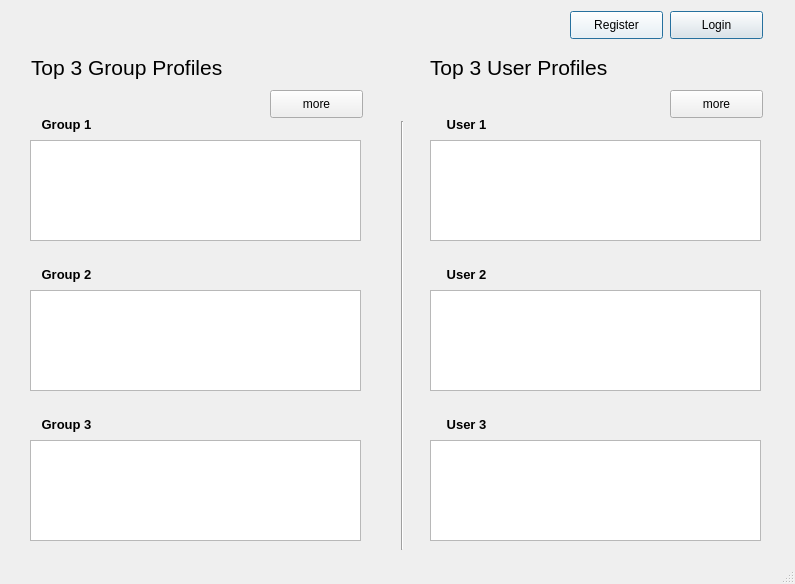
<?xml version="1.0" encoding="UTF-8"?>
<ui version="4.0">
 <class>topRatedProfileMain</class>
 <widget class="QMainWindow" name="topRatedProfileMain">
  <property name="geometry">
   <rect>
    <x>0</x>
    <y>0</y>
    <width>795</width>
    <height>584</height>
   </rect>
  </property>
  <property name="windowTitle">
   <string>TeamMe Home Browser</string>
  </property>
  <property name="autoFillBackground">
   <bool>false</bool>
  </property>
  <property name="unifiedTitleAndToolBarOnMac">
   <bool>false</bool>
  </property>
  <widget class="QWidget" name="centralwidget">
   <widget class="QPushButton" name="pushButton">
    <property name="geometry">
     <rect>
      <x>270</x>
      <y>90</y>
      <width>93</width>
      <height>28</height>
     </rect>
    </property>
    <property name="text">
     <string>more</string>
    </property>
   </widget>
   <widget class="QPushButton" name="pushButton_2">
    <property name="geometry">
     <rect>
      <x>670</x>
      <y>90</y>
      <width>93</width>
      <height>28</height>
     </rect>
    </property>
    <property name="text">
     <string>more</string>
    </property>
   </widget>
   <widget class="QPushButton" name="buttonRegister">
    <property name="geometry">
     <rect>
      <x>570</x>
      <y>11</y>
      <width>93</width>
      <height>28</height>
     </rect>
    </property>
    <property name="sizePolicy">
     <sizepolicy hsizetype="Maximum" vsizetype="Fixed">
      <horstretch>0</horstretch>
      <verstretch>0</verstretch>
     </sizepolicy>
    </property>
    <property name="minimumSize">
     <size>
      <width>50</width>
      <height>28</height>
     </size>
    </property>
    <property name="palette">
     <palette>
      <active>
       <colorrole role="WindowText">
        <brush brushstyle="SolidPattern">
         <color alpha="255">
          <red>0</red>
          <green>0</green>
          <blue>0</blue>
         </color>
        </brush>
       </colorrole>
       <colorrole role="Button">
        <brush brushstyle="SolidPattern">
         <color alpha="255">
          <red>255</red>
          <green>255</green>
          <blue>255</blue>
         </color>
        </brush>
       </colorrole>
       <colorrole role="Light">
        <brush brushstyle="SolidPattern">
         <color alpha="255">
          <red>255</red>
          <green>255</green>
          <blue>255</blue>
         </color>
        </brush>
       </colorrole>
       <colorrole role="Midlight">
        <brush brushstyle="SolidPattern">
         <color alpha="255">
          <red>255</red>
          <green>255</green>
          <blue>255</blue>
         </color>
        </brush>
       </colorrole>
       <colorrole role="Dark">
        <brush brushstyle="SolidPattern">
         <color alpha="255">
          <red>127</red>
          <green>127</green>
          <blue>127</blue>
         </color>
        </brush>
       </colorrole>
       <colorrole role="Mid">
        <brush brushstyle="SolidPattern">
         <color alpha="255">
          <red>170</red>
          <green>170</green>
          <blue>170</blue>
         </color>
        </brush>
       </colorrole>
       <colorrole role="Text">
        <brush brushstyle="SolidPattern">
         <color alpha="255">
          <red>0</red>
          <green>0</green>
          <blue>0</blue>
         </color>
        </brush>
       </colorrole>
       <colorrole role="BrightText">
        <brush brushstyle="SolidPattern">
         <color alpha="255">
          <red>255</red>
          <green>255</green>
          <blue>255</blue>
         </color>
        </brush>
       </colorrole>
       <colorrole role="ButtonText">
        <brush brushstyle="SolidPattern">
         <color alpha="255">
          <red>0</red>
          <green>0</green>
          <blue>0</blue>
         </color>
        </brush>
       </colorrole>
       <colorrole role="Base">
        <brush brushstyle="SolidPattern">
         <color alpha="255">
          <red>255</red>
          <green>255</green>
          <blue>255</blue>
         </color>
        </brush>
       </colorrole>
       <colorrole role="Window">
        <brush brushstyle="SolidPattern">
         <color alpha="255">
          <red>255</red>
          <green>255</green>
          <blue>255</blue>
         </color>
        </brush>
       </colorrole>
       <colorrole role="Shadow">
        <brush brushstyle="SolidPattern">
         <color alpha="255">
          <red>0</red>
          <green>0</green>
          <blue>0</blue>
         </color>
        </brush>
       </colorrole>
       <colorrole role="AlternateBase">
        <brush brushstyle="SolidPattern">
         <color alpha="255">
          <red>255</red>
          <green>255</green>
          <blue>255</blue>
         </color>
        </brush>
       </colorrole>
       <colorrole role="ToolTipBase">
        <brush brushstyle="SolidPattern">
         <color alpha="255">
          <red>255</red>
          <green>255</green>
          <blue>220</blue>
         </color>
        </brush>
       </colorrole>
       <colorrole role="ToolTipText">
        <brush brushstyle="SolidPattern">
         <color alpha="255">
          <red>0</red>
          <green>0</green>
          <blue>0</blue>
         </color>
        </brush>
       </colorrole>
       <colorrole role="PlaceholderText">
        <brush brushstyle="SolidPattern">
         <color alpha="128">
          <red>0</red>
          <green>0</green>
          <blue>0</blue>
         </color>
        </brush>
       </colorrole>
      </active>
      <inactive>
       <colorrole role="WindowText">
        <brush brushstyle="SolidPattern">
         <color alpha="255">
          <red>0</red>
          <green>0</green>
          <blue>0</blue>
         </color>
        </brush>
       </colorrole>
       <colorrole role="Button">
        <brush brushstyle="SolidPattern">
         <color alpha="255">
          <red>255</red>
          <green>255</green>
          <blue>255</blue>
         </color>
        </brush>
       </colorrole>
       <colorrole role="Light">
        <brush brushstyle="SolidPattern">
         <color alpha="255">
          <red>255</red>
          <green>255</green>
          <blue>255</blue>
         </color>
        </brush>
       </colorrole>
       <colorrole role="Midlight">
        <brush brushstyle="SolidPattern">
         <color alpha="255">
          <red>255</red>
          <green>255</green>
          <blue>255</blue>
         </color>
        </brush>
       </colorrole>
       <colorrole role="Dark">
        <brush brushstyle="SolidPattern">
         <color alpha="255">
          <red>127</red>
          <green>127</green>
          <blue>127</blue>
         </color>
        </brush>
       </colorrole>
       <colorrole role="Mid">
        <brush brushstyle="SolidPattern">
         <color alpha="255">
          <red>170</red>
          <green>170</green>
          <blue>170</blue>
         </color>
        </brush>
       </colorrole>
       <colorrole role="Text">
        <brush brushstyle="SolidPattern">
         <color alpha="255">
          <red>0</red>
          <green>0</green>
          <blue>0</blue>
         </color>
        </brush>
       </colorrole>
       <colorrole role="BrightText">
        <brush brushstyle="SolidPattern">
         <color alpha="255">
          <red>255</red>
          <green>255</green>
          <blue>255</blue>
         </color>
        </brush>
       </colorrole>
       <colorrole role="ButtonText">
        <brush brushstyle="SolidPattern">
         <color alpha="255">
          <red>0</red>
          <green>0</green>
          <blue>0</blue>
         </color>
        </brush>
       </colorrole>
       <colorrole role="Base">
        <brush brushstyle="SolidPattern">
         <color alpha="255">
          <red>255</red>
          <green>255</green>
          <blue>255</blue>
         </color>
        </brush>
       </colorrole>
       <colorrole role="Window">
        <brush brushstyle="SolidPattern">
         <color alpha="255">
          <red>255</red>
          <green>255</green>
          <blue>255</blue>
         </color>
        </brush>
       </colorrole>
       <colorrole role="Shadow">
        <brush brushstyle="SolidPattern">
         <color alpha="255">
          <red>0</red>
          <green>0</green>
          <blue>0</blue>
         </color>
        </brush>
       </colorrole>
       <colorrole role="AlternateBase">
        <brush brushstyle="SolidPattern">
         <color alpha="255">
          <red>255</red>
          <green>255</green>
          <blue>255</blue>
         </color>
        </brush>
       </colorrole>
       <colorrole role="ToolTipBase">
        <brush brushstyle="SolidPattern">
         <color alpha="255">
          <red>255</red>
          <green>255</green>
          <blue>220</blue>
         </color>
        </brush>
       </colorrole>
       <colorrole role="ToolTipText">
        <brush brushstyle="SolidPattern">
         <color alpha="255">
          <red>0</red>
          <green>0</green>
          <blue>0</blue>
         </color>
        </brush>
       </colorrole>
       <colorrole role="PlaceholderText">
        <brush brushstyle="SolidPattern">
         <color alpha="128">
          <red>0</red>
          <green>0</green>
          <blue>0</blue>
         </color>
        </brush>
       </colorrole>
      </inactive>
      <disabled>
       <colorrole role="WindowText">
        <brush brushstyle="SolidPattern">
         <color alpha="255">
          <red>127</red>
          <green>127</green>
          <blue>127</blue>
         </color>
        </brush>
       </colorrole>
       <colorrole role="Button">
        <brush brushstyle="SolidPattern">
         <color alpha="255">
          <red>255</red>
          <green>255</green>
          <blue>255</blue>
         </color>
        </brush>
       </colorrole>
       <colorrole role="Light">
        <brush brushstyle="SolidPattern">
         <color alpha="255">
          <red>255</red>
          <green>255</green>
          <blue>255</blue>
         </color>
        </brush>
       </colorrole>
       <colorrole role="Midlight">
        <brush brushstyle="SolidPattern">
         <color alpha="255">
          <red>255</red>
          <green>255</green>
          <blue>255</blue>
         </color>
        </brush>
       </colorrole>
       <colorrole role="Dark">
        <brush brushstyle="SolidPattern">
         <color alpha="255">
          <red>127</red>
          <green>127</green>
          <blue>127</blue>
         </color>
        </brush>
       </colorrole>
       <colorrole role="Mid">
        <brush brushstyle="SolidPattern">
         <color alpha="255">
          <red>170</red>
          <green>170</green>
          <blue>170</blue>
         </color>
        </brush>
       </colorrole>
       <colorrole role="Text">
        <brush brushstyle="SolidPattern">
         <color alpha="255">
          <red>127</red>
          <green>127</green>
          <blue>127</blue>
         </color>
        </brush>
       </colorrole>
       <colorrole role="BrightText">
        <brush brushstyle="SolidPattern">
         <color alpha="255">
          <red>255</red>
          <green>255</green>
          <blue>255</blue>
         </color>
        </brush>
       </colorrole>
       <colorrole role="ButtonText">
        <brush brushstyle="SolidPattern">
         <color alpha="255">
          <red>127</red>
          <green>127</green>
          <blue>127</blue>
         </color>
        </brush>
       </colorrole>
       <colorrole role="Base">
        <brush brushstyle="SolidPattern">
         <color alpha="255">
          <red>255</red>
          <green>255</green>
          <blue>255</blue>
         </color>
        </brush>
       </colorrole>
       <colorrole role="Window">
        <brush brushstyle="SolidPattern">
         <color alpha="255">
          <red>255</red>
          <green>255</green>
          <blue>255</blue>
         </color>
        </brush>
       </colorrole>
       <colorrole role="Shadow">
        <brush brushstyle="SolidPattern">
         <color alpha="255">
          <red>0</red>
          <green>0</green>
          <blue>0</blue>
         </color>
        </brush>
       </colorrole>
       <colorrole role="AlternateBase">
        <brush brushstyle="SolidPattern">
         <color alpha="255">
          <red>255</red>
          <green>255</green>
          <blue>255</blue>
         </color>
        </brush>
       </colorrole>
       <colorrole role="ToolTipBase">
        <brush brushstyle="SolidPattern">
         <color alpha="255">
          <red>255</red>
          <green>255</green>
          <blue>220</blue>
         </color>
        </brush>
       </colorrole>
       <colorrole role="ToolTipText">
        <brush brushstyle="SolidPattern">
         <color alpha="255">
          <red>0</red>
          <green>0</green>
          <blue>0</blue>
         </color>
        </brush>
       </colorrole>
       <colorrole role="PlaceholderText">
        <brush brushstyle="SolidPattern">
         <color alpha="128">
          <red>0</red>
          <green>0</green>
          <blue>0</blue>
         </color>
        </brush>
       </colorrole>
      </disabled>
     </palette>
    </property>
    <property name="text">
     <string>Register</string>
    </property>
    <property name="autoDefault">
     <bool>false</bool>
    </property>
    <property name="default">
     <bool>true</bool>
    </property>
    <property name="flat">
     <bool>false</bool>
    </property>
   </widget>
   <widget class="QLabel" name="label">
    <property name="geometry">
     <rect>
      <x>31</x>
      <y>51</y>
      <width>245</width>
      <height>33</height>
     </rect>
    </property>
    <property name="font">
     <font>
      <pointsize>16</pointsize>
     </font>
    </property>
    <property name="autoFillBackground">
     <bool>false</bool>
    </property>
    <property name="text">
     <string>Top 3 Group Profiles</string>
    </property>
   </widget>
   <widget class="QLabel" name="topUserLabel">
    <property name="geometry">
     <rect>
      <x>430</x>
      <y>51</y>
      <width>226</width>
      <height>33</height>
     </rect>
    </property>
    <property name="font">
     <font>
      <pointsize>16</pointsize>
     </font>
    </property>
    <property name="text">
     <string>Top 3 User Profiles</string>
    </property>
   </widget>
   <widget class="QPushButton" name="buttonLogin">
    <property name="geometry">
     <rect>
      <x>670</x>
      <y>11</y>
      <width>93</width>
      <height>28</height>
     </rect>
    </property>
    <property name="minimumSize">
     <size>
      <width>93</width>
      <height>28</height>
     </size>
    </property>
    <property name="text">
     <string>Login</string>
    </property>
    <property name="default">
     <bool>true</bool>
    </property>
   </widget>
   <widget class="QTextBrowser" name="group1_textBrowser">
    <property name="geometry">
     <rect>
      <x>30</x>
      <y>140</y>
      <width>331</width>
      <height>101</height>
     </rect>
    </property>
   </widget>
   <widget class="QTextBrowser" name="group2_textBrowser">
    <property name="geometry">
     <rect>
      <x>30</x>
      <y>290</y>
      <width>331</width>
      <height>101</height>
     </rect>
    </property>
   </widget>
   <widget class="QTextBrowser" name="group3_textBrowser">
    <property name="geometry">
     <rect>
      <x>30</x>
      <y>440</y>
      <width>331</width>
      <height>101</height>
     </rect>
    </property>
   </widget>
   <widget class="QTextBrowser" name="user1_textBrowser">
    <property name="geometry">
     <rect>
      <x>430</x>
      <y>140</y>
      <width>331</width>
      <height>101</height>
     </rect>
    </property>
   </widget>
   <widget class="QTextBrowser" name="user2_textBrowser">
    <property name="geometry">
     <rect>
      <x>430</x>
      <y>290</y>
      <width>331</width>
      <height>101</height>
     </rect>
    </property>
   </widget>
   <widget class="QTextBrowser" name="user3_textBrowser">
    <property name="geometry">
     <rect>
      <x>430</x>
      <y>440</y>
      <width>331</width>
      <height>101</height>
     </rect>
    </property>
   </widget>
   <widget class="Line" name="line">
    <property name="geometry">
     <rect>
      <x>394</x>
      <y>121</y>
      <width>16</width>
      <height>429</height>
     </rect>
    </property>
    <property name="orientation">
     <enum>Qt::Vertical</enum>
    </property>
   </widget>
   <widget class="QPushButton" name="group2_button">
    <property name="geometry">
     <rect>
      <x>20</x>
      <y>260</y>
      <width>93</width>
      <height>28</height>
     </rect>
    </property>
    <property name="font">
     <font>
      <pointsize>10</pointsize>
      <weight>75</weight>
      <bold>true</bold>
     </font>
    </property>
    <property name="text">
     <string>Group 2</string>
    </property>
    <property name="flat">
     <bool>true</bool>
    </property>
   </widget>
   <widget class="QPushButton" name="user2_button">
    <property name="geometry">
     <rect>
      <x>420</x>
      <y>260</y>
      <width>93</width>
      <height>28</height>
     </rect>
    </property>
    <property name="font">
     <font>
      <pointsize>10</pointsize>
      <weight>75</weight>
      <bold>true</bold>
     </font>
    </property>
    <property name="text">
     <string>User 2</string>
    </property>
    <property name="flat">
     <bool>true</bool>
    </property>
   </widget>
   <widget class="QPushButton" name="group3_button">
    <property name="geometry">
     <rect>
      <x>20</x>
      <y>410</y>
      <width>93</width>
      <height>28</height>
     </rect>
    </property>
    <property name="font">
     <font>
      <pointsize>10</pointsize>
      <weight>75</weight>
      <bold>true</bold>
     </font>
    </property>
    <property name="text">
     <string>Group 3</string>
    </property>
    <property name="flat">
     <bool>true</bool>
    </property>
   </widget>
   <widget class="QPushButton" name="user3_button">
    <property name="geometry">
     <rect>
      <x>420</x>
      <y>410</y>
      <width>93</width>
      <height>28</height>
     </rect>
    </property>
    <property name="font">
     <font>
      <pointsize>10</pointsize>
      <weight>75</weight>
      <bold>true</bold>
     </font>
    </property>
    <property name="text">
     <string>User 3</string>
    </property>
    <property name="flat">
     <bool>true</bool>
    </property>
   </widget>
   <widget class="QPushButton" name="group1_button">
    <property name="geometry">
     <rect>
      <x>20</x>
      <y>110</y>
      <width>93</width>
      <height>28</height>
     </rect>
    </property>
    <property name="font">
     <font>
      <pointsize>10</pointsize>
      <weight>75</weight>
      <bold>true</bold>
     </font>
    </property>
    <property name="text">
     <string>Group 1</string>
    </property>
    <property name="flat">
     <bool>true</bool>
    </property>
   </widget>
   <widget class="QPushButton" name="user1_button">
    <property name="geometry">
     <rect>
      <x>420</x>
      <y>110</y>
      <width>93</width>
      <height>28</height>
     </rect>
    </property>
    <property name="font">
     <font>
      <pointsize>10</pointsize>
      <weight>75</weight>
      <bold>true</bold>
     </font>
    </property>
    <property name="text">
     <string>User 1</string>
    </property>
    <property name="flat">
     <bool>true</bool>
    </property>
   </widget>
  </widget>
  <widget class="QStatusBar" name="statusbar"/>
 </widget>
 <resources/>
 <connections/>
</ui>
